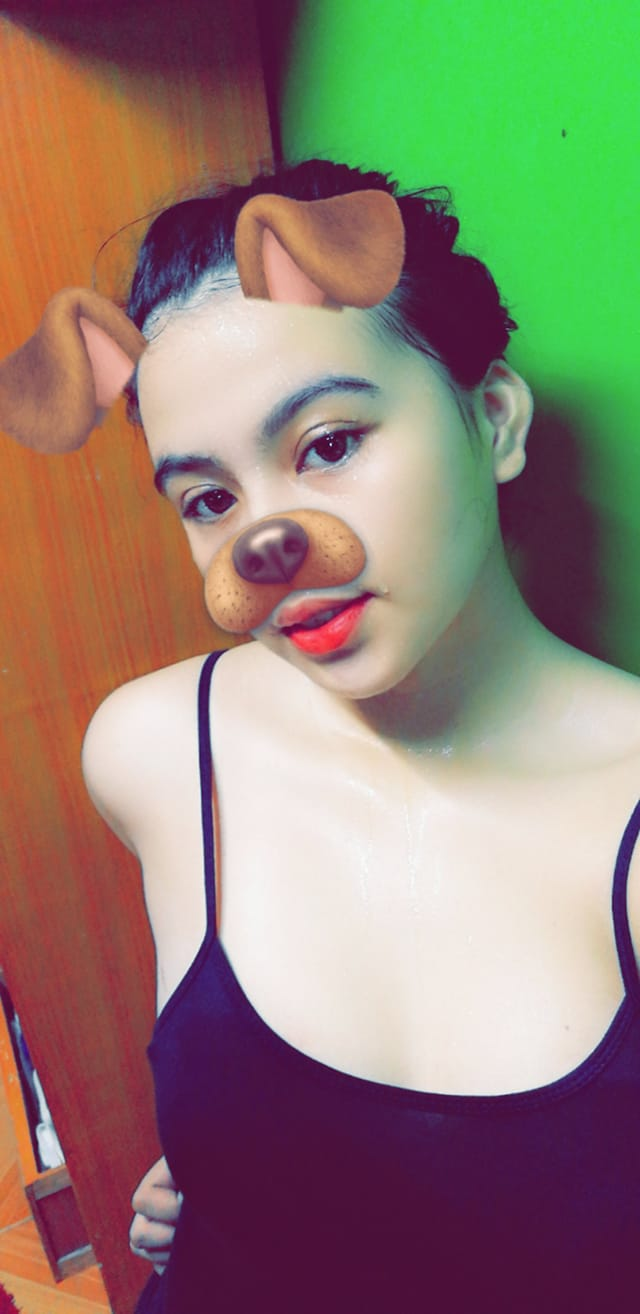
#> input picture maria.jpg, 640 x 1314 px
$ python main.py
#> lines starting #> are read from the running program, lines starting #| are printed output that depends on the picture
import cv2 as cv
import numpy as np

img=cv.imread("maria.jpg")
#> img is the input picture: shape (1314, 640, 3); mean B, G, R 113.2, 128.7, 144.6
gray=cv.imread("maria.jpg", 0)
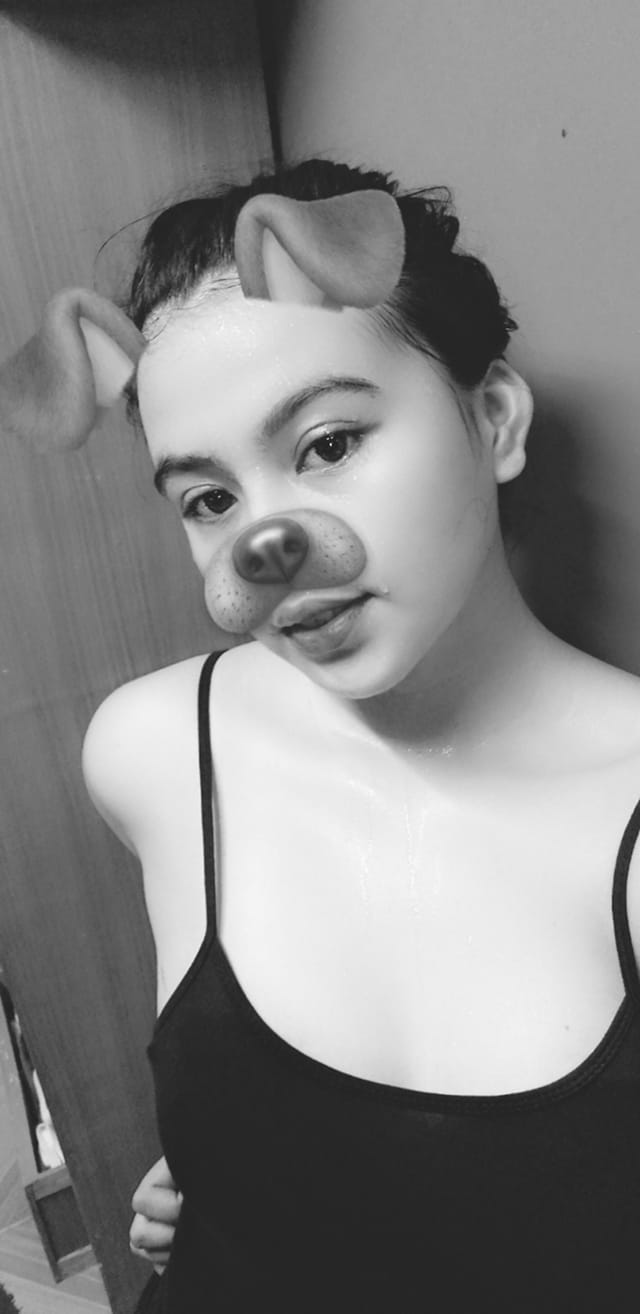
#> gray: shape (1314, 640); min 19, max 251, mean 131.7

print("""
ACTIVITY #5:
The program should be:
Choose Program:
    1. Accept/load colored img. Grayscale should be rejected.
    2. Output a pixel value.
    3. Modify a pixel value.
    4. Set img dimensions. Within boundaries or not.
    5. Set img total pixel count. Higher or lower than the set pixel.
    6. Show the currently loaded image's data type.
    7. exit
""")

opt=int(input("input number: "))
#> the answer given: 3
if opt == 1 :
    imgLen = len(img.shape)
    grayLen = len(gray.shape)
    if imgLen > grayLen:
        cv.imshow("My fave pic", img)
        cv.waitKey(0)
    else:
        exit()

elif opt == 2:
    x = int(input("for x axis: "))
    y = int(input("for y axis: "))
    color = int(input("BGR selection: [1. BLUE] [2. GREEN] [3. RED]: "))
    c=color-1
    print(img.item(x, y , c))


elif opt == 3:
    x = int(input("for x axis: "))
#> the answer given: 3
    y = int(input("for y axis: "))
#> the answer given: 3
    print(img[x, y])
#| [57 18 86]
    for i in range(0, 3, 1):
        color = int(input("BGR selection: [1. BLUE] [2. GREEN] [3. RED]: "))
#> (the run stopped early here; a loop or call above may not have finished)
